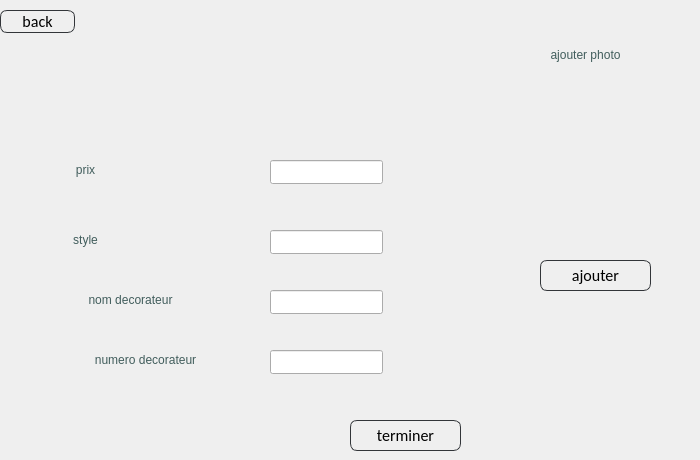
          <widget class="QWidget" name="page_18">
           <widget class="QLabel" name="label_86">
            <property name="geometry">
             <rect>
              <x>500</x>
              <y>80</y>
              <width>191</width>
              <height>161</height>
             </rect>
            </property>
            <property name="styleSheet">
             <string notr="true"/>
            </property>
            <property name="text">
             <string/>
            </property>
           </widget>
           <widget class="QPushButton" name="ajoutSalle_10">
            <property name="geometry">
             <rect>
              <x>350</x>
              <y>420</y>
              <width>111</width>
              <height>31</height>
             </rect>
            </property>
            <property name="styleSheet">
             <string notr="true">
QPushButton
{
	background: transparent;
	border-style:solid;
	border-radius:7px;
	border-width:1px;
border-color: rgb(50, 53, 57);
	color:rgb(0,0,0);
	font-size:16px;
font-family:Calibri;
}

QPushButton:hover
{
	background-color: #00000000;
	border-color: rgb(30, 227, 0);
	/*color:rgb(30, 227, 0);*/
}

QPushButton:focus
{
	background-color:  rgb(30, 227, 0);
	border-color: rgba(30, 227, 0,0);
	color:rgb(255, 255, 255);
}
</string>
            </property>
            <property name="text">
             <string>terminer</string>
            </property>
           </widget>
           <widget class="QLabel" name="label_87">
            <property name="geometry">
             <rect>
              <x>40</x>
              <y>150</y>
              <width>91</width>
              <height>41</height>
             </rect>
            </property>
            <property name="toolTip">
             <string>&lt;html&gt;&lt;head/&gt;&lt;body&gt;&lt;p align=&quot;center&quot;&gt;nom&lt;/p&gt;&lt;/body&gt;&lt;/html&gt;</string>
            </property>
            <property name="styleSheet">
             <string notr="true">color:rgb(65, 93, 92);

font: 13pt &quot;Allura&quot;;
background: transparent;
</string>
            </property>
            <property name="text">
             <string>&lt;html&gt;&lt;head/&gt;&lt;body&gt;&lt;p align=&quot;center&quot;&gt;prix&lt;/p&gt;&lt;/body&gt;&lt;/html&gt;</string>
            </property>
           </widget>
           <widget class="QLabel" name="label_88">
            <property name="geometry">
             <rect>
              <x>520</x>
              <y>40</y>
              <width>131</width>
              <height>31</height>
             </rect>
            </property>
            <property name="toolTip">
             <string>&lt;html&gt;&lt;head/&gt;&lt;body&gt;&lt;p align=&quot;center&quot;&gt;nom&lt;/p&gt;&lt;/body&gt;&lt;/html&gt;</string>
            </property>
            <property name="styleSheet">
             <string notr="true">color:rgb(65, 93, 92);

font: 13pt &quot;Allura&quot;;
background: transparent;
</string>
            </property>
            <property name="text">
             <string>&lt;html&gt;&lt;head/&gt;&lt;body&gt;&lt;p align=&quot;center&quot;&gt;ajouter photo&lt;/p&gt;&lt;/body&gt;&lt;/html&gt;</string>
            </property>
           </widget>
           <widget class="QLineEdit" name="lineEdit_43">
            <property name="geometry">
             <rect>
              <x>270</x>
              <y>230</y>
              <width>113</width>
              <height>24</height>
             </rect>
            </property>
           </widget>
           <widget class="QLabel" name="label_89">
            <property name="geometry">
             <rect>
              <x>40</x>
              <y>220</y>
              <width>91</width>
              <height>41</height>
             </rect>
            </property>
            <property name="toolTip">
             <string>&lt;html&gt;&lt;head/&gt;&lt;body&gt;&lt;p align=&quot;center&quot;&gt;nom&lt;/p&gt;&lt;/body&gt;&lt;/html&gt;</string>
            </property>
            <property name="styleSheet">
             <string notr="true">color:rgb(65, 93, 92);

font: 13pt &quot;Allura&quot;;
background: transparent;
</string>
            </property>
            <property name="text">
             <string>&lt;html&gt;&lt;head/&gt;&lt;body&gt;&lt;p align=&quot;center&quot;&gt;style&lt;/p&gt;&lt;/body&gt;&lt;/html&gt;</string>
            </property>
           </widget>
           <widget class="QLineEdit" name="lineEdit_44">
            <property name="geometry">
             <rect>
              <x>270</x>
              <y>160</y>
              <width>113</width>
              <height>24</height>
             </rect>
            </property>
           </widget>
           <widget class="QPushButton" name="ajoutImage_10">
            <property name="geometry">
             <rect>
              <x>540</x>
              <y>260</y>
              <width>111</width>
              <height>31</height>
             </rect>
            </property>
            <property name="styleSheet">
             <string notr="true">
QPushButton
{
	background: transparent;
	border-style:solid;
	border-radius:7px;
	border-width:1px;
border-color: rgb(50, 53, 57);
	color:rgb(0,0,0);
	font-size:16px;
font-family:Calibri;
}

QPushButton:hover
{
	background-color: #00000000;
	border-color: rgb(30, 227, 0);
	/*color:rgb(30, 227, 0);*/
}

QPushButton:focus
{
	background-color:  rgb(30, 227, 0);
	border-color: rgba(30, 227, 0,0);
	color:rgb(255, 255, 255);
}
</string>
            </property>
            <property name="text">
             <string>ajouter</string>
            </property>
           </widget>
           <widget class="QPushButton" name="pushButton_54">
            <property name="geometry">
             <rect>
              <x>0</x>
              <y>10</y>
              <width>75</width>
              <height>23</height>
             </rect>
            </property>
            <property name="styleSheet">
             <string notr="true">
QPushButton
{
	background: transparent;
	border-style:solid;
	border-radius:7px;
	border-width:1px;
border-color: rgb(50, 53, 57);
	color:rgb(0,0,0);
	font-size:16px;
font-family:Calibri;
}

QPushButton:hover
{
	background-color: #00000000;
	border-color: rgb(30, 227, 0);
	/*color:rgb(30, 227, 0);*/
}

QPushButton:focus
{
	background-color:  rgb(30, 227, 0);
	border-color: rgba(30, 227, 0,0);
	color:rgb(255, 255, 255);
}
</string>
            </property>
            <property name="text">
             <string>back</string>
            </property>
           </widget>
           <widget class="QLineEdit" name="lineEdit_48">
            <property name="geometry">
             <rect>
              <x>270</x>
              <y>290</y>
              <width>113</width>
              <height>24</height>
             </rect>
            </property>
           </widget>
           <widget class="QLineEdit" name="lineEdit_49">
            <property name="geometry">
             <rect>
              <x>270</x>
              <y>350</y>
              <width>113</width>
              <height>24</height>
             </rect>
            </property>
           </widget>
           <widget class="QLabel" name="label_96">
            <property name="geometry">
             <rect>
              <x>60</x>
              <y>280</y>
              <width>141</width>
              <height>41</height>
             </rect>
            </property>
            <property name="toolTip">
             <string>&lt;html&gt;&lt;head/&gt;&lt;body&gt;&lt;p align=&quot;center&quot;&gt;nom&lt;/p&gt;&lt;/body&gt;&lt;/html&gt;</string>
            </property>
            <property name="styleSheet">
             <string notr="true">color:rgb(65, 93, 92);

font: 13pt &quot;Allura&quot;;
background: transparent;
</string>
            </property>
            <property name="text">
             <string>&lt;html&gt;&lt;head/&gt;&lt;body&gt;&lt;p align=&quot;center&quot;&gt;nom decorateur&lt;/p&gt;&lt;/body&gt;&lt;/html&gt;</string>
            </property>
           </widget>
           <widget class="QLabel" name="label_97">
            <property name="geometry">
             <rect>
              <x>70</x>
              <y>340</y>
              <width>151</width>
              <height>41</height>
             </rect>
            </property>
            <property name="toolTip">
             <string>&lt;html&gt;&lt;head/&gt;&lt;body&gt;&lt;p align=&quot;center&quot;&gt;nom&lt;/p&gt;&lt;/body&gt;&lt;/html&gt;</string>
            </property>
            <property name="styleSheet">
             <string notr="true">color:rgb(65, 93, 92);

font: 13pt &quot;Allura&quot;;
background: transparent;
</string>
            </property>
            <property name="text">
             <string>&lt;html&gt;&lt;head/&gt;&lt;body&gt;&lt;p align=&quot;center&quot;&gt;numero decorateur&lt;/p&gt;&lt;/body&gt;&lt;/html&gt;</string>
            </property>
           </widget>
          </widget>
